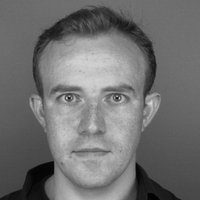
%> input picture Morphing_And_Transformations/Images/Face1.tif, 200 x 200 px
$ octave Main.m   (GNU Octave 9; MATLAB toolbox functions it lacks are replaced by stand-ins)
%> lines starting %> are read from the running program, lines starting %| are printed output that depends on the picture
%Developer: Itay Guy
%% Keep attention - we were write notes and answers as print to the console!!!

img1 = imread('Face1.tif');
%> img1 is the input picture: size 200x200 uint8; min 0, max 226, mean 112.1
img2 = imread('Face2.tif');
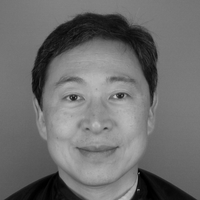
%> input picture Morphing_And_Transformations/Images/Face2.tif, 200 x 200 px
%> img2 is the input picture: size 200x200 uint8; min 0, max 197, mean 109.7

disp("a. Average of 2 faces");
avg = img1.*0.5 + img2.*0.5;
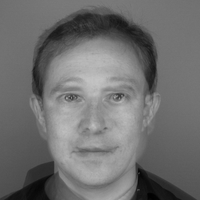
%> avg: size 200x200 uint8; min 1, max 196, mean 111.4
hold on;
subplot(1,3,1);
imshow(img1);
title("First");
subplot(1,3,2);
imshow(avg);
title("Average");
subplot(1,3,3);
imshow(img2);
title("Second");
hold off;
pause;
close all;

disp("b. Morph sequence of 8 images between source image to destination image");
%> (the run ends here)
